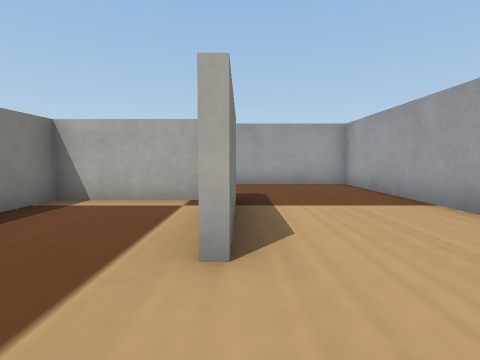
view 1 (above)

24 first-person views from a walk through a Webots world. The camera is 0.04 m above the floor, tilts 4° down and sees 80° across. The floor is counted in squares, 0.05 m on a side. Each view is taken from the middle of a square. On the plan, view 1 faces up. The plan holds only what a view shows up to about 10 squares ahead; the rest is blank. Robots are left out. Webots' stock objects and surfaces are drawn as simple stand-ins.

view 2
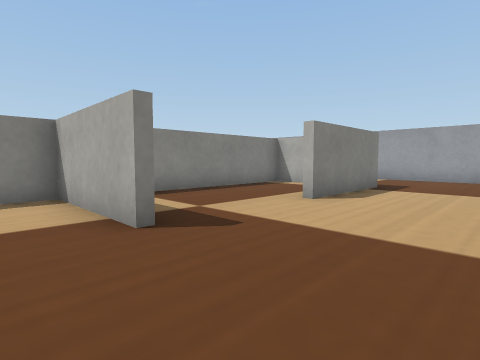

view 3
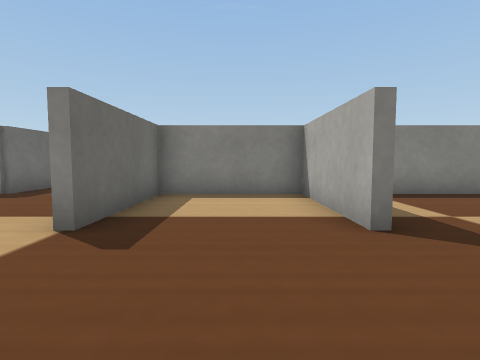

view 4
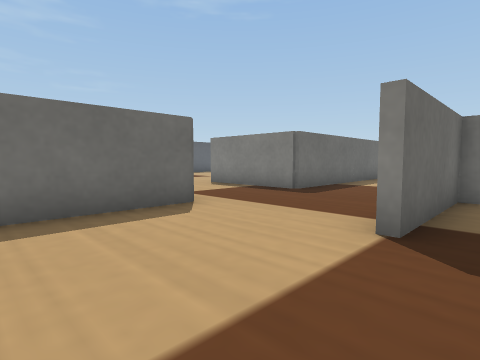

view 5
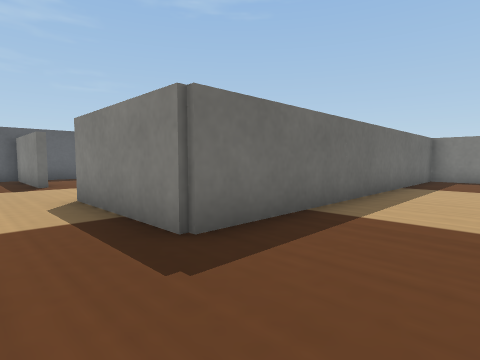

view 6
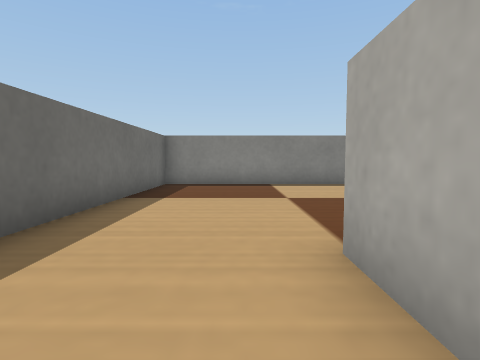

view 7
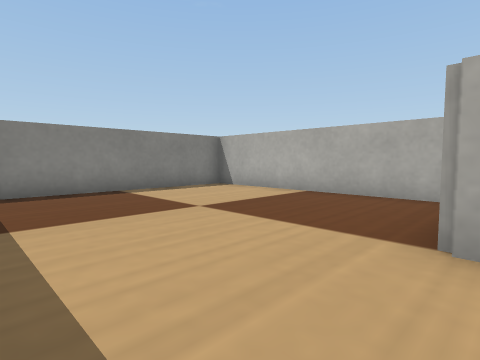

view 8
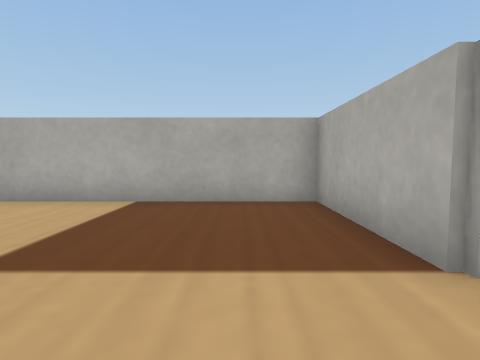

view 9
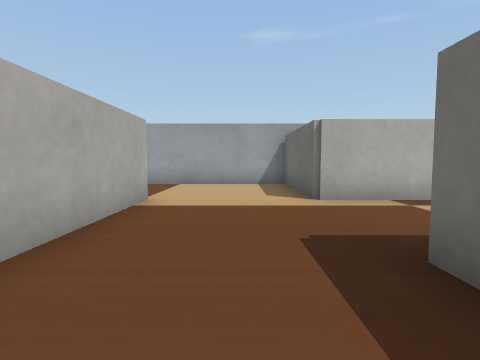

view 10
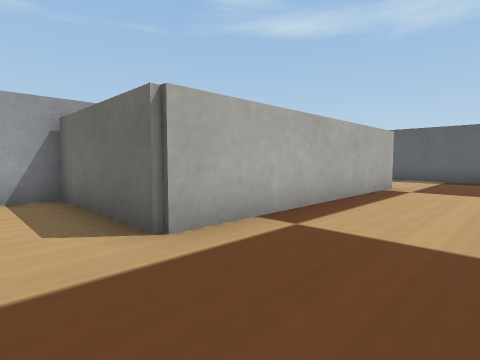

view 11
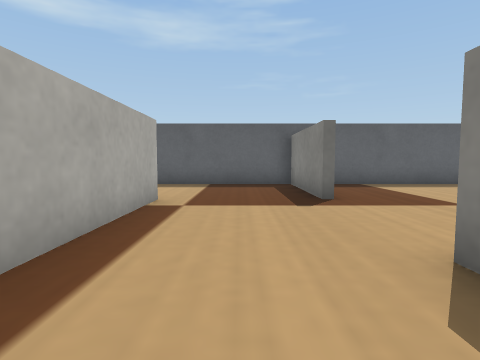

view 12
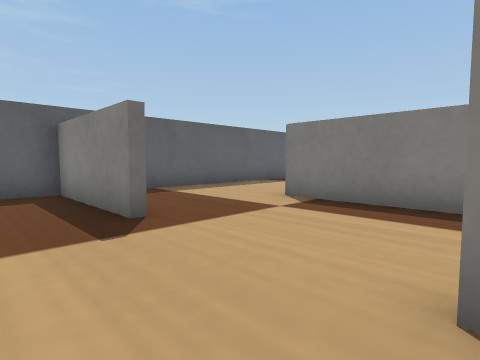

view 13
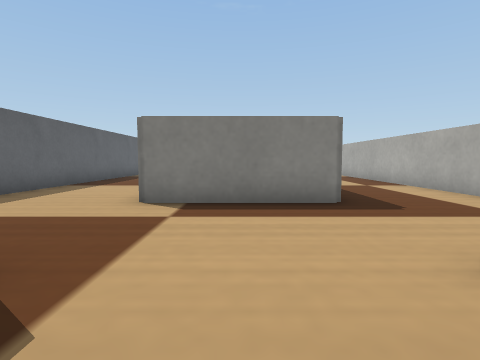

view 14
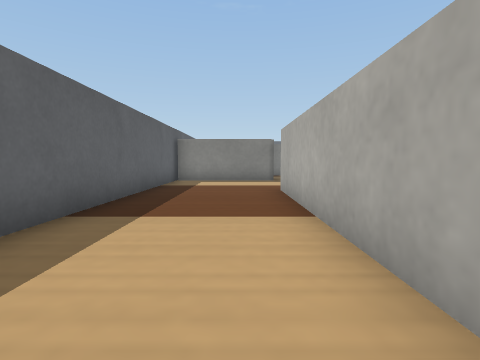

view 15
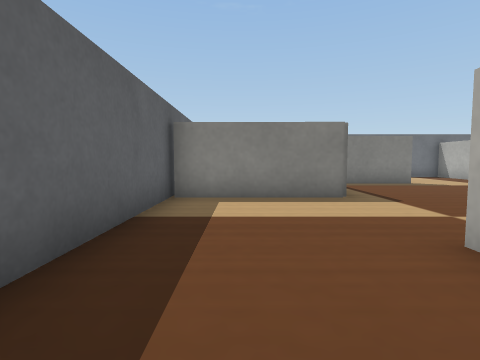

view 16
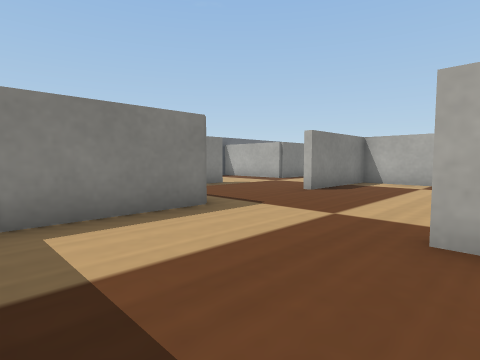

view 17
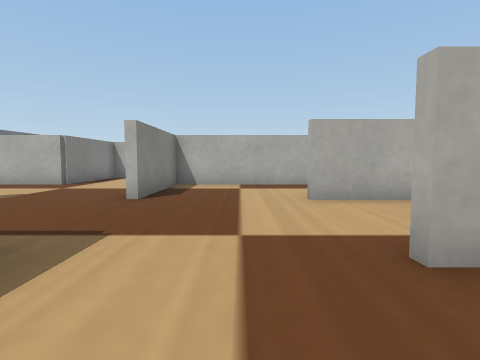

view 18
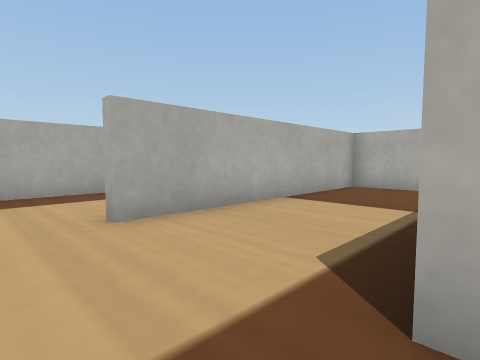

view 19
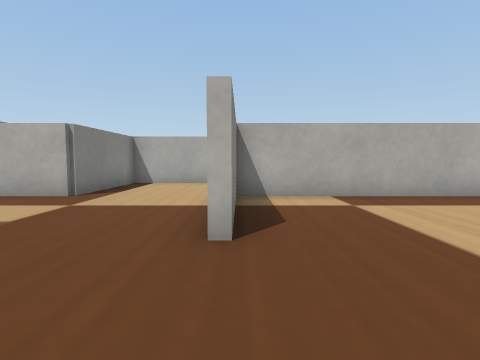

view 20
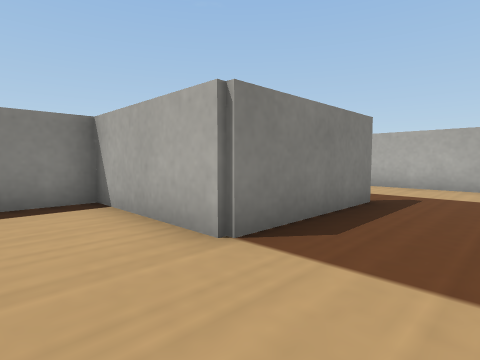

view 21
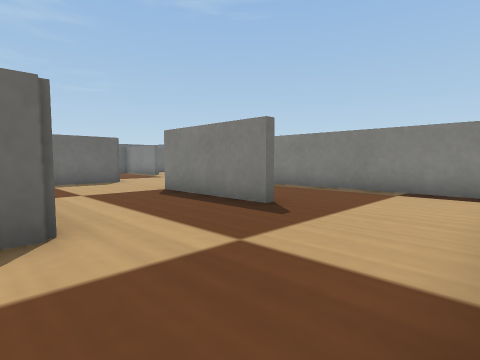

view 22
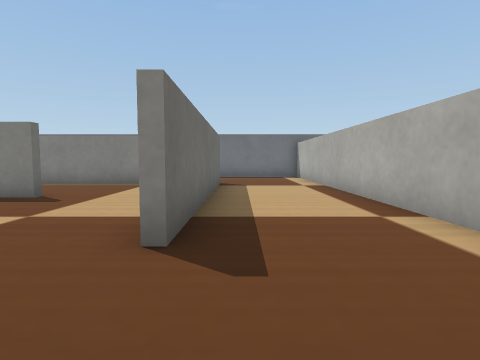

view 23
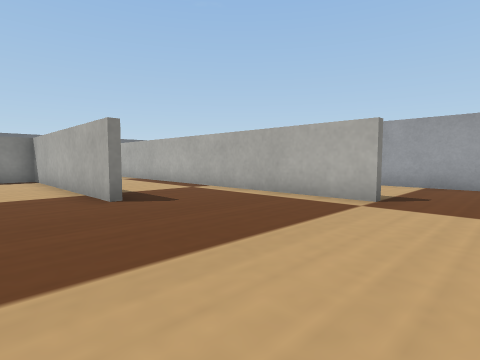

view 24
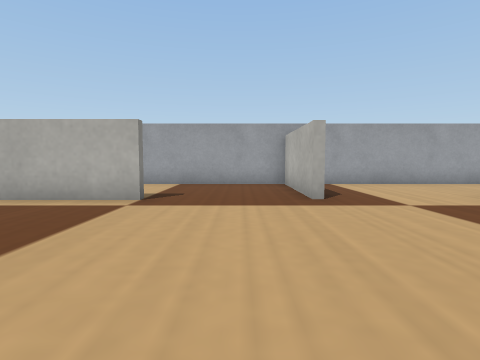

### Floor plan
Points are (right, up) in squares from view 1. A wall is a line through its corners. A room is listed if a view was taken in it or the views show most of it. See-through windows are left out.
Room 1 (views 1, 2, 3, 4, 5, 6, 7, 8, 9, 10, 20, 23, 24)
walls: (-6, -5.1) (-7.5, -5.1) (-7.5, -1.5) (-14.5, -1.5); (-3.7, 1.5) (-3.7, 0.5); (-14.8, -1.3) (-14.5, -1.3) (-14.5, -8.5) (-3.7, -8.5) (-3.7, -9.5); (-0.1, -5.1) (-3.9, -5.1); (-0.1, -1.5) (-3.7, -1.5) (-3.7, -4.9) (-0.1, -4.9); (-14.5, 2.1) (-18.4, 2.1); (-0.3, -9.5) (-0.3, -8.5) (3.5, -8.5) (3.5, -3.9); (-18.1, -1.4) (-18.1, -5.1) (-21.7, -5.1) (-21.7, -8.7); (-17.8, -8.5) (-16.1, -8.5)
ways out: opening at (-11, -9) to room 2; opening at (-5.5, 2) to room 3; opening at (-18, 0) to room 4
Room 2 (views 11, 12, 13, 14, 15, 16, 17, 18, 19)
walls: (-8.1, -15.9) (-14.6, -15.9); (-7.5, -14.1) (-7.5, -12.3) (-14.6, -12.3); (-7.3, -12) (-7.3, -16); (-8.2, -8.7) (-18.1, -8.7) (-18.1, -12.2); (-18.1, -15.6) (-18.1, -19.5); (-3.7, -15.7) (-3.7, -19.5) (-0.5, -19.5); (-3.7, -9.5) (-3.7, -12.2); (-18.6, -19.5) (-5.1, -19.5); (-21.7, -12.1) (-21.7, -14.5); (-0.3, -15.9) (-0.3, -9.5)
ways out: opening at (-11, -9) to room 1; opening at (-22, -11); opening at (0, -17.5)
Room 3 (views 21, 22)
walls: (-10.9, 5.7) (-22, 5.7); (-0.8, 5.7) (-3.7, 5.7) (-3.7, 1.5); (-21.9, 2.3) (-14.5, 2.3); (-0.2, 5.9) (-0.2, 2.1); (3.5, 4.1) (3.5, 9.5) (-6.2, 9.5)
ways out: opening at (-5.5, 2) to room 1; opening at (-9.5, 6)
Room 4 (no view inside)
walls: (-21.7, 1.6) (-21.7, -4.1); (-18.4, 2.1) (-21.1, 2.1)
ways out: opening at (-18, 0) to room 1

Positions as (right, up) in squares from view 1, and headings:
1: (0, 0), facing up
2: (3, -3), facing up-left
3: (3, -3), facing left
4: (3, -4), facing down-left
5: (-2, -6), facing down-left
6: (-5, -6), facing left
7: (-7, -8), facing up-left
8: (-9, -7), facing up
9: (-6, -7), facing right
10: (-3, -7), facing down-right
11: (-2, -10), facing down
12: (-2, -12), facing down-left
13: (-2, -14), facing left
14: (-7, -17), facing left
15: (-12, -18), facing left
16: (-14, -19), facing up-left
17: (-16, -18), facing up
18: (-16, -16), facing up-right
19: (-18, -15), facing up
20: (-16, -7), facing up-left
21: (-14, 2), facing down-left
22: (-12, 3), facing left
23: (-9, 0), facing up-left
24: (-9, 0), facing up
